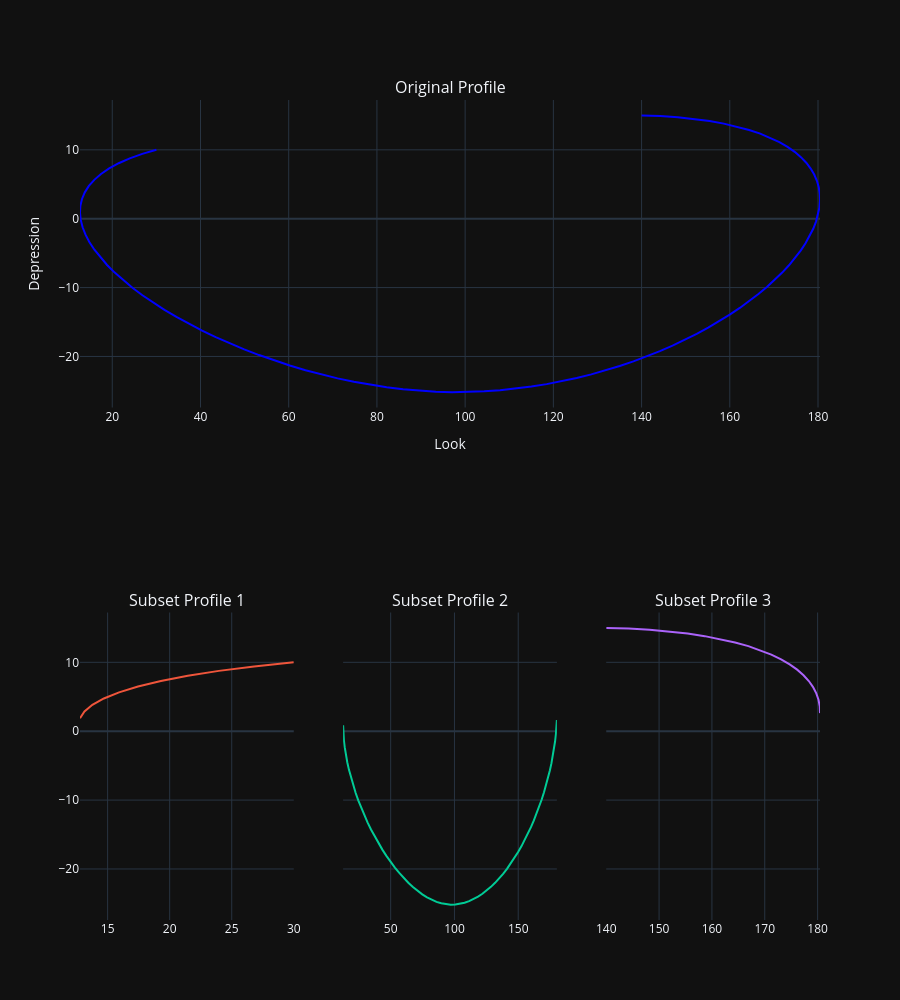

Notebook cell for this chart:
### Code cell
fig.update_layout(height=1000, xaxis=dict(title='Look'), yaxis=dict(title='Depression'))
fig.show()
